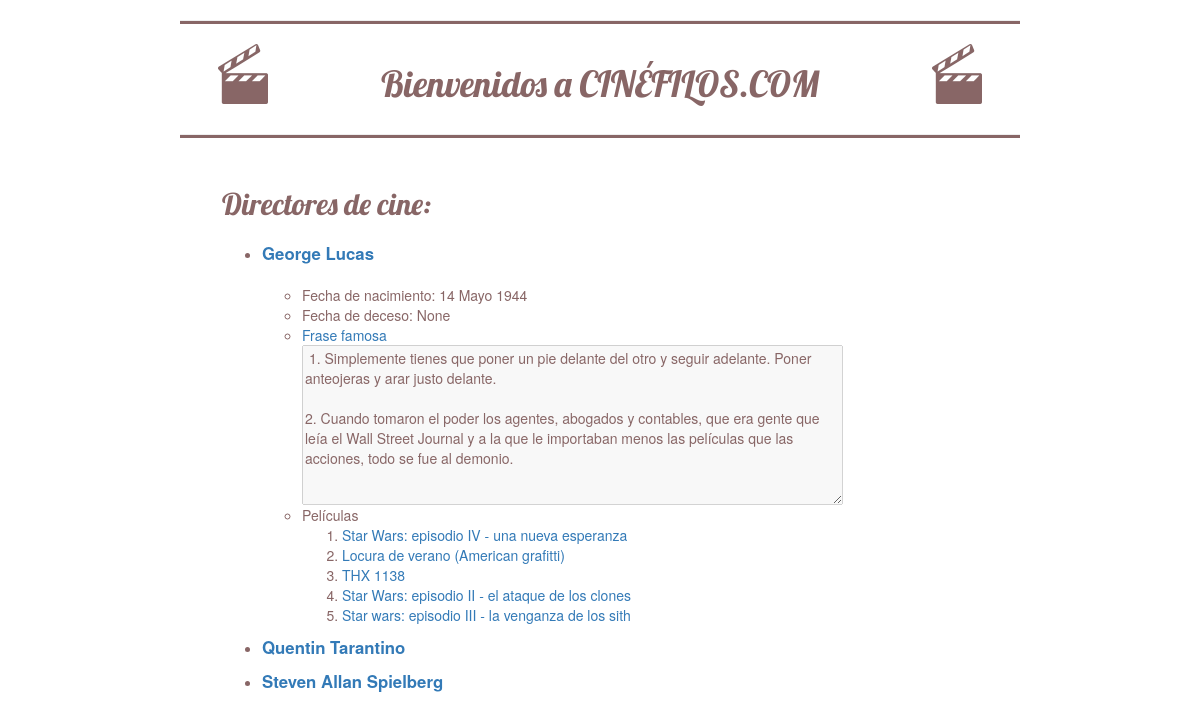
Screenshot of /director/George Lucas/phrase/George Lucas/ with the database file from the repository.
### miapp/models.py (models this page shows, shortened)
class Director(models.Model):
    name = models.CharField(max_length=64, help_text='Nombre del director')
    birth = models.DateField(help_text='Fecha de nacimiento')
    dead = models.DateField(null=True, blank=True, help_text='Fecha de deceso')
    phrase = models.ForeignKey(Phrase, null=True, blank=True,
                               on_delete=models.SET_NULL,
                               help_text='Frase famosa'
                               )
    movies = models.ManyToManyField(Movie, blank=True, help_text='Películas dirigidas')
    def __str__(self):
        return self.name

class Phrase(models.Model):
    name = models.CharField(max_length=64, help_text='Nombre del director')
    famous_phrase = models.TextField(max_length=500)

class Movie(models.Model):
    title = models.CharField(max_length=128, help_text='Título de la película')
    synopsis = models.TextField(help_text='Resumen de la película')
    def __str__(self):
        return self.title

### miapp/views.py (the view)
# urls.py: path('', views.directors_list, name='indexview'),
def directors_list(request, dname=None, mtitle=None, phrase=None):
    dname = dname
    mtitle = mtitle
    phrase = phrase
    directors = Director.objects.order_by('name')
    return render(request, 'miapp/index.html', {'dname': dname,
                                                'mtitle': mtitle,
                                                'phrase': phrase,
                                                'directors': directors
                                                }
                  )

### miapp/templates/miapp/index.html (shortened to what this page needs)
{% load static %}
<html lang="es">
    <head>
   		<link rel="stylesheet" href="//maxcdn.bootstrapcdn.com/bootstrap/3.2.0/css/bootstrap.min.css">
		<link rel="stylesheet" href="//maxcdn.bootstrapcdn.com/bootstrap/3.2.0/css/bootstrap-theme.min.css">
        <link rel="stylesheet" href="{% static 'css/miapp.css' %}">
    </head>
    <body>
        <hr>
        <div id="contenedor">
            <div class="izq"><img src="{% static 'images/claqueta.png' %}" alt="claqueta de cine"></div>
            <div class="cen"><h1><a href="/"> Bienvenidos a CINÉFILOS.COM </a></h1></div>
            <div class="der"><img src="{% static 'images/claqueta.png' %}" alt="claqueta de cine"></div>
        </div>
        <hr>
        <div class="main">
            <h2>
                <a href="/"> Directores de cine: </a>
            </h2>
            {% for director in directors %}
            <ul>
                <li><a href="{% url 'directorview' dname=director.name %}"> <strong>{{ director }}</strong> </a></li>
                {% if director.name == dname %}
                <br>
                <ul>
                    <li> Fecha de nacimiento: {{ director.birth }} </li>
                    <li> Fecha de deceso: {{ director.dead }} </li>
                    <li><a href="{% url 'phraseview' dname=director.name phrase=director.phrase.name %}"> Frase famosa </a></li>
                    {% if director.phrase.name == phrase %}
                        <textarea disabled=""> {{ director.phrase.famous_phrase }} </textarea>
                    {% endif %}
                    <li> Películas </li>
                    <ol>
                        {% for movie in director.movies.all %}
                        <li><a href="{% url 'movieview' dname=director.name mtitle=movie.title %}"> {{ movie }} </a></li>
                        {% endfor %}
                    </ol>
                </ul>
                {% endif %}
            </ul>
            {% endfor %}
        </div>
    </body>
</html>

### miapp/static/css/miapp.css (style rules this page uses)
#contenedor { display: flex; flex-wrap: no-wrap; }
#contenedor .cen { width: 70%; text-align: center; }
#contenedor .izq { width: 15%; text-align: center; }
#contenedor .der { width: 15%; text-align: center; }
h2 { margin-bottom: 20px; margin-top: 50px; }
h1 a, h2 a { color: #866; font-family: 'Lobster'; }
hr { color: #866; border-bottom-style: solid; border-bottom-width: medium; }
body { color: #866; margin-left: 15%; margin-right: 15%; }
.main { margin-left: 5%; margin-right: 5%; }
li { color: #866; }
strong { font-size: 120% }
textarea { height: 20%; width: 80%; }

### rows the page displays
Director: name "George Lucas", birth "14 Mayo 1944", dead "None", phrase.famous_phrase "1. Simplemente tienes que poner un pie delante del otro y seguir adelante. Poner anteojeras y arar justo delante. 2. Cuando tomaron el poder los agentes, abogados y contables, que era gente que leía el Wall Street Journal y a la que le importaban menos las películas que las acciones, todo se fue al demonio."
Movie: title "Star Wars: episodio IV - una nueva esperanza"
Movie: title "Locura de verano (American grafitti)"
Movie: title "THX 1138"
Movie: title "Star Wars: episodio II - el ataque de los clones"
Movie: title "Star wars: episodio III - la venganza de los sith"
Director: name "Quentin Tarantino"
Director: name "Steven Allan Spielberg"
